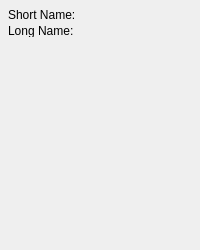
<?xml version="1.0" encoding="UTF-8"?>
<ui version="4.0">
 <class>DialogGameInfo</class>
 <widget class="QDialog" name="DialogGameInfo">
  <property name="geometry">
   <rect>
    <x>0</x>
    <y>0</y>
    <width>200</width>
    <height>250</height>
   </rect>
  </property>
  <property name="sizePolicy">
   <sizepolicy hsizetype="Fixed" vsizetype="Fixed">
    <horstretch>0</horstretch>
    <verstretch>0</verstretch>
   </sizepolicy>
  </property>
  <property name="minimumSize">
   <size>
    <width>200</width>
    <height>250</height>
   </size>
  </property>
  <property name="maximumSize">
   <size>
    <width>200</width>
    <height>250</height>
   </size>
  </property>
  <property name="windowTitle">
   <string>Game Info</string>
  </property>
  <widget class="QLabel" name="label">
   <property name="geometry">
    <rect>
     <x>32</x>
     <y>96</y>
     <width>128</width>
     <height>128</height>
    </rect>
   </property>
   <property name="text">
    <string/>
   </property>
  </widget>
  <widget class="QLabel" name="label_2">
   <property name="geometry">
    <rect>
     <x>8</x>
     <y>8</y>
     <width>192</width>
     <height>13</height>
    </rect>
   </property>
   <property name="text">
    <string>Short Name:</string>
   </property>
  </widget>
  <widget class="QLabel" name="label_3">
   <property name="geometry">
    <rect>
     <x>8</x>
     <y>24</y>
     <width>192</width>
     <height>13</height>
    </rect>
   </property>
   <property name="text">
    <string>Long Name: </string>
   </property>
  </widget>
 </widget>
 <resources/>
 <connections/>
</ui>
